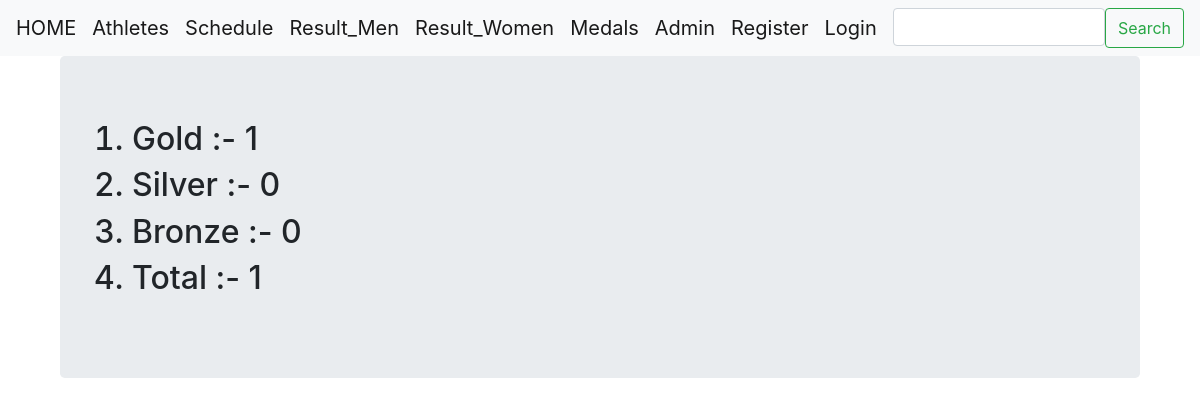
The page /sangarsh/medals/6/ on the database its author committed.
### basic_app/models.py (models this page shows, shortened)
class Medals(models.Model):
    INDIA = 'India'
    JAPAN = 'Japan'
    CHINA = 'China'
    USA = 'Usa'
    RUSSIA = 'Russia'
    COUNTRY_CHOICES = [
        (INDIA,"India"),
        (JAPAN,"Japan"),
        (CHINA,"China"),
        (USA,"Usa"),
        (RUSSIA,"Russia")
    ]
    country = models.CharField(max_length = 32,choices = COUNTRY_CHOICES,null=False, blank=False,default='',unique=True)
    gold_medal = models.PositiveIntegerField(default=0)
    silver_medal = models.PositiveIntegerField(default=0)
    bronze_medal = models.PositiveIntegerField(default=0)
    total_medals = models.PositiveIntegerField(default=0)
    class Meta:
        ordering = ['gold_medal','silver_medal','bronze_medal','total_medals']

### basic_app/views.py (the view)
# urls.py: path('medals/<int:pk>/',views.MedalsDetailView.as_view(),name = "medals_detail"),
class MedalsDetailView(DetailView):
    context_object_name = 'medals_detail'
    model = models.Medals
    template_name = 'basic_app/medals_detail.html'

### templates/basic_app/medals_detail.html
{% extends "basic_app/base.html" %}
{% load static %}
{% block body_block %}
  <div class="container">
    <div class="jumbotron">
      <ol>
        <h2><li>Gold :- {{medals_detail.gold_medal}}</li></h2>
        <h2><li>Silver :- {{medals_detail.silver_medal}}</li></h2>
        <h2><li>Bronze :- {{medals_detail.bronze_medal}}</li></h2>
        <h2><li>Total :- {{medals_detail.gold_medal| add:medals_detail.silver_medal|add:medals_detail.bronze_medal}}</li></h2>
      </ol>
  </div>
</div>
{% endblock %}

### rows shown on the page
Medals: gold_medal "1", silver_medal "0", bronze_medal "0", gold_medal|add "1"
